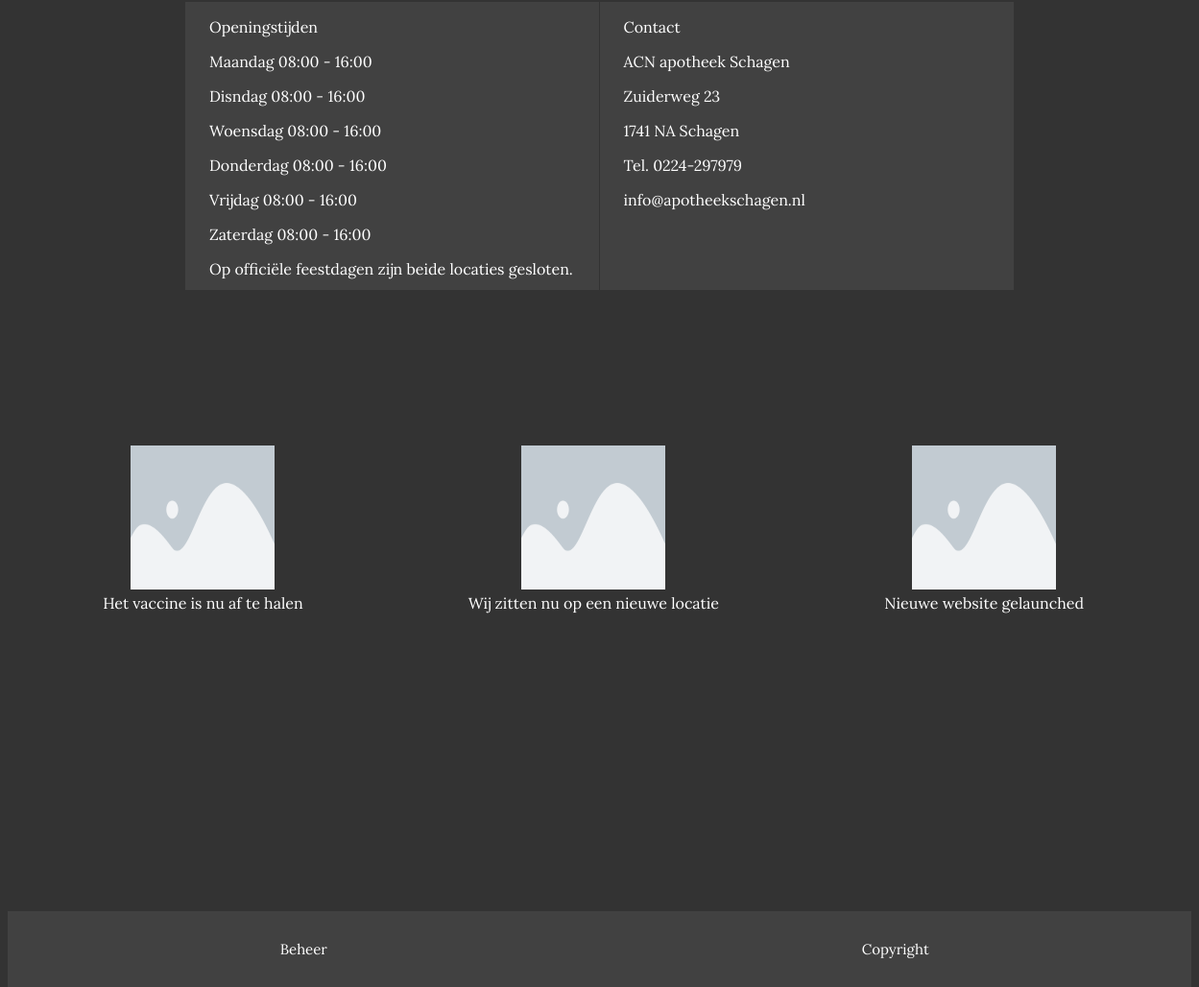
Page /home.php (lower part) on the earlier database version.
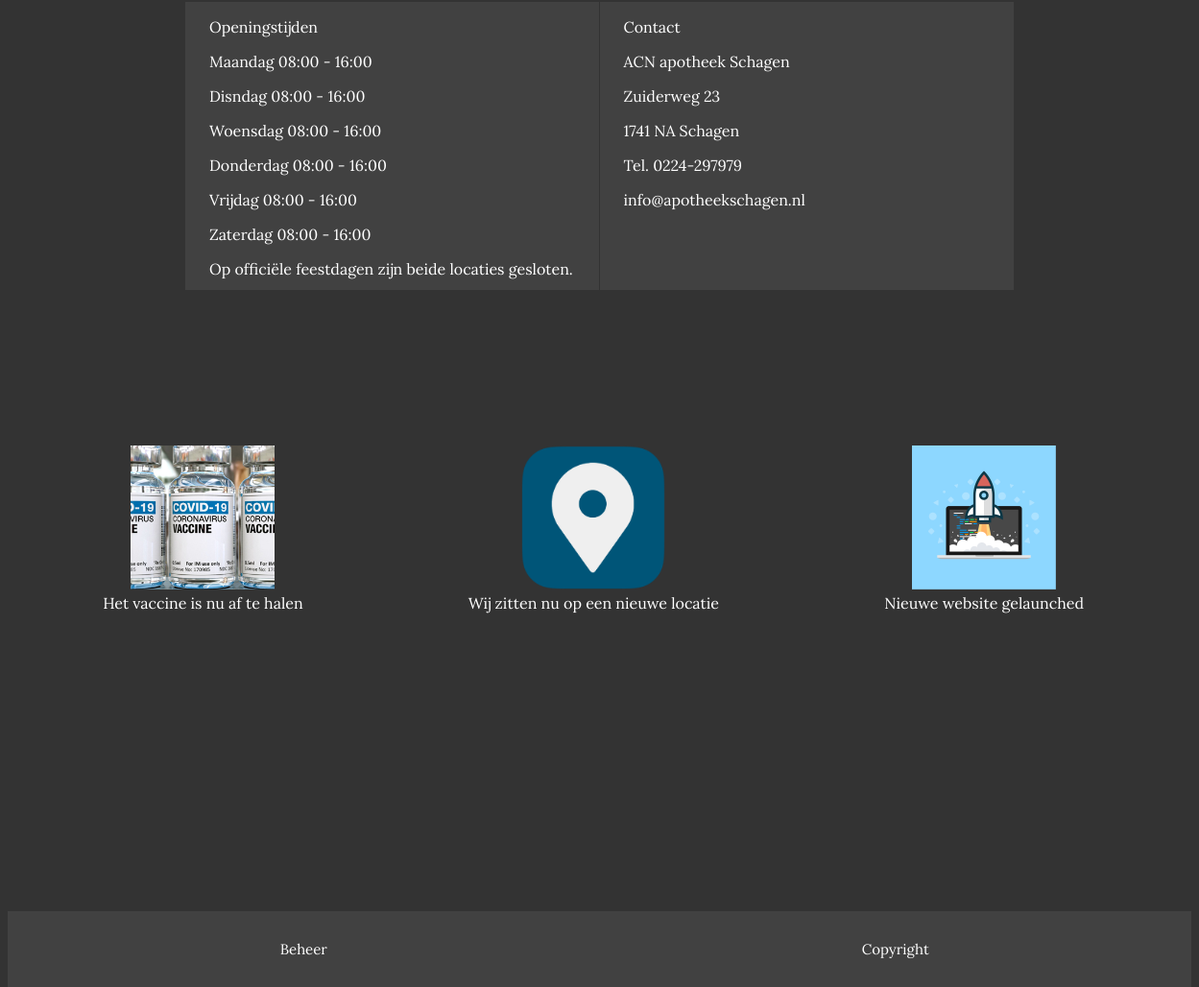
Same page on the later database version.
### tables this page shows
CREATE TABLE `news` (
  `newsimages` varchar(256) NOT NULL,
  `newsname` varchar(256) NOT NULL,
  `newsarticle` varchar(1000) NOT NULL,
  `newsdate` date NOT NULL,
  `newsID` int(11) NOT NULL,
  `newslinks` varchar(100) NOT NULL,
  `newsmessage` varchar(250) NOT NULL
);

### inc/news.inc.php (the view)
<?php
include_once 'dbh.inc.php';
 $sql = "SELECT * FROM news order by NewsDate desc limit 3 offset 0;";
 $result = mysqli_query($conn, $sql);
 $resultcheck = mysqli_num_rows($result);
if ($resultcheck > 0) {
    while ($row = mysqli_fetch_assoc($result)) {
        echo "<div class='news'>
        <a href='pages/news1.php?ID=".$row['newsID']."'><img src='/images/".$row['newsimages']."'>"."<br />" . $row['newsarticle']."</a></div>";
    }
}
?>

### home.php (shortened to what this page needs)
<!DOCTYPE html>
<html>
<head>
	<link rel="stylesheet" href="/css/menu.inc.css">
	<link rel="stylesheet" href="/css/home.css">
</head>
<body>
	<br>
	<div class="home_address">
		<div class="hometext">
			<p>Openingstijden</p>
			<p>Maandag 08:00 - 16:00</p>
			<p>Disndag 08:00 - 16:00</p>
			<p>Woensdag 08:00 - 16:00</p>
			<p>Donderdag 08:00 - 16:00</p>
			<p>Vrijdag 08:00 - 16:00</p>
			<p>Zaterdag 08:00 - 16:00</p>
			<P>Op officiële feestdagen zijn beide locaties gesloten.</P>
		</div>
		<div class="address">
			<p>Contact
			<p>ACN apotheek Schagen</p>
			<p>Zuiderweg 23</p>
			<p>1741 NA Schagen</p>
			<p>Tel. 0224-297979</p>
			<p>info@apotheekschagen.nl</p>
		</div>
	</div>
	<div class="newsdiv">
		<?php
		include 'inc/news.inc.php';
		?>
	</div>
	<div>
		<?php
		include 'inc/footer.inc.php';
		?>
	</div>
</body>
</html>

### inc/footer.inc.php
<div class="footermain">
<p class="footerleft">Beheer</p>
<p class="footerright">Copyright</p>
</div>

### css/menu.inc.css (style rules this page uses)
a { text-decoration: none; }

### css/home.css (style rules this page uses)
body { background-color: #333333; font-family: 'loraregular'; }
* { box-sizing: border-box }
.home_address { width: 100%; height: 428px; margin-bottom: 150px; }
.hometext { display: block; float: left; width: 35%; height: 300px; color: white; background-color: #414141; padding-left: 25px; margin-left: 15%; max-width: 450px; }
.address { float: right; width: 35%; height: 300px; color: white; background-color: #414141; margin-bottom: 20px; padding-left: 25px; margin-right: 15%; max-width: 450px; }
.news { float: left; width: 33%; height: 33%; color: white; text-align: center; }
.news img { width: 150px; height: 150px; background-color: #333333; }
.news a:link { text-decoration: none; color: white; }
.newsdiv { width: 100%; height: 485px; }
.footermain p { background-color: #414141; width: 100%; padding-bottom: 30px; padding-top: 30px; margin: auto; }
.footerleft { float: left; text-align: center; max-width: 50%; color: white; font-size: 15px; }
.footerright { float: right; text-align: center; max-width: 50%; color: white; font-size: 15px; }

Differences in the rows shown:
changed news "Het vaccine is nu af te halen": newsimages: picture added in place of a placeholder
changed news "Wij zitten nu op een nieuwe locatie": newsimages: picture added in place of a placeholder
changed news "Nieuwe website gelaunched": newsimages: picture added in place of a placeholder
